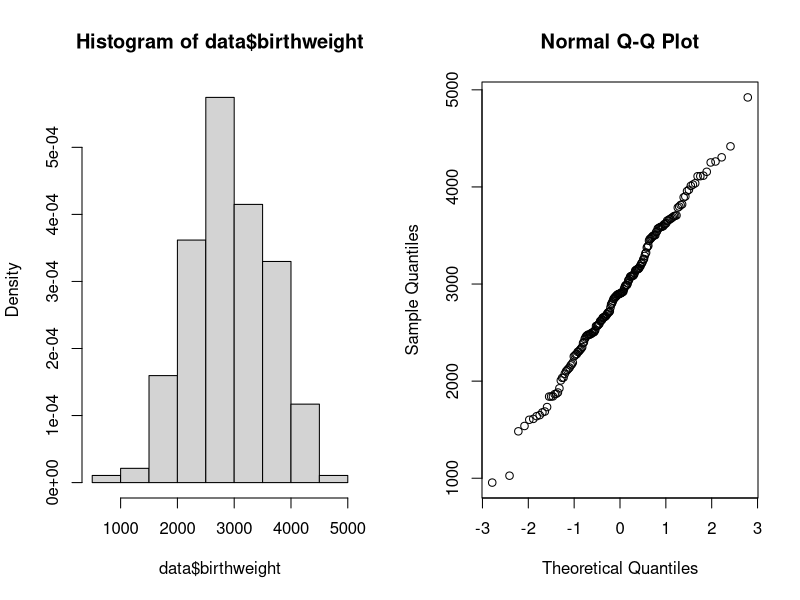

Recreate this plot in R.
## ---- chunk 1
data = read.table("birthweight.txt", header=T)
par(mfrow=c(1,2))
data
# checking normality
hist(data$birthweight, freq=F)
qqnorm(data$birthweight)
shapiro.test(data$birthweight)

res = t.test(data$birthweight, conf.level=0.96)
res
sd(data$birthweight)

tval = qt(0.98, length(data$birthweight))
m = 50
n = (tval * sd(data$birthweight) / m) ** 2
n
#sprintf("96% confidence interval: [%.4f, %.4f]", res$conf.int[1], res$conf.int[2])

## ---- chunk 2
data = read.table("cholesterol.txt", header=T)
data
## ---- chunk 3
data = read.table("diet.txt", header=T)
data
## ---- chunk 4
library(MASS)
data = npk
data
